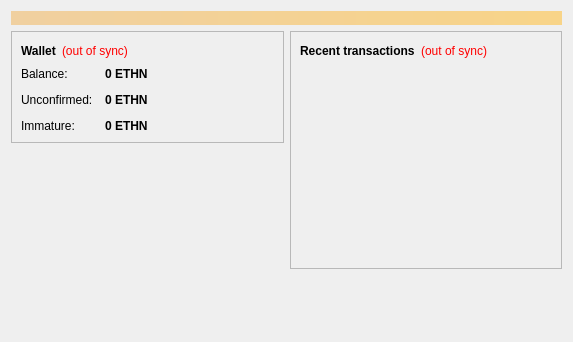
<?xml version="1.0" encoding="UTF-8"?>
<ui version="4.0">
 <class>OverviewPage</class>
 <widget class="QWidget" name="OverviewPage">
  <property name="geometry">
   <rect>
    <x>0</x>
    <y>0</y>
    <width>573</width>
    <height>342</height>
   </rect>
  </property>
  <property name="windowTitle">
   <string>Form</string>
  </property>
  <layout class="QVBoxLayout" name="topLayout">
   <item>
    <widget class="QLabel" name="labelAlerts">
     <property name="visible">
      <bool>false</bool>
     </property>
     <property name="styleSheet">
      <string notr="true">background-color: qlineargradient(x1: 0, y1: 0, x2: 1, y2: 0, stop:0 #F0D0A0, stop:1 #F8D488); color:#000000;</string>
     </property>
     <property name="wordWrap">
      <bool>true</bool>
     </property>
     <property name="margin">
      <number>3</number>
     </property>
    </widget>
   </item>
   <item>
    <layout class="QHBoxLayout" name="horizontalLayout" stretch="1,1">
     <item>
      <layout class="QVBoxLayout" name="verticalLayout_2">
       <item>
        <widget class="QFrame" name="frame">
         <property name="frameShape">
          <enum>QFrame::StyledPanel</enum>
         </property>
         <property name="frameShadow">
          <enum>QFrame::Raised</enum>
         </property>
         <layout class="QVBoxLayout" name="verticalLayout_4">
          <item>
           <layout class="QHBoxLayout" name="horizontalLayout_4">
            <item>
             <widget class="QLabel" name="label_5">
              <property name="font">
               <font>
                <weight>75</weight>
                <bold>true</bold>
               </font>
              </property>
              <property name="text">
               <string>Wallet</string>
              </property>
             </widget>
            </item>
            <item>
             <widget class="QLabel" name="labelWalletStatus">
              <property name="toolTip">
               <string>The displayed information may be out of date. Your wallet automatically synchronizes with the EthereumNano network after a connection is established, but this process has not completed yet.</string>
              </property>
              <property name="styleSheet">
               <string notr="true">QLabel { color: red; }</string>
              </property>
              <property name="text">
               <string notr="true">(out of sync)</string>
              </property>
              <property name="alignment">
               <set>Qt::AlignLeading|Qt::AlignLeft|Qt::AlignVCenter</set>
              </property>
             </widget>
            </item>
            <item>
             <spacer name="horizontalSpacer_2">
              <property name="orientation">
               <enum>Qt::Horizontal</enum>
              </property>
              <property name="sizeHint" stdset="0">
               <size>
                <width>40</width>
                <height>20</height>
               </size>
              </property>
             </spacer>
            </item>
           </layout>
          </item>
          <item>
           <layout class="QFormLayout" name="formLayout_2">
            <property name="fieldGrowthPolicy">
             <enum>QFormLayout::AllNonFixedFieldsGrow</enum>
            </property>
            <property name="horizontalSpacing">
             <number>12</number>
            </property>
            <property name="verticalSpacing">
             <number>12</number>
            </property>
            <item row="0" column="0">
             <widget class="QLabel" name="label">
              <property name="text">
               <string>Balance:</string>
              </property>
             </widget>
            </item>
            <item row="0" column="1">
             <widget class="QLabel" name="labelBalance">
              <property name="font">
               <font>
                <weight>75</weight>
                <bold>true</bold>
               </font>
              </property>
              <property name="cursor">
               <cursorShape>IBeamCursor</cursorShape>
              </property>
              <property name="toolTip">
               <string>Your current balance</string>
              </property>
              <property name="text">
               <string notr="true">0 ETHN</string>
              </property>
              <property name="textInteractionFlags">
               <set>Qt::LinksAccessibleByMouse|Qt::TextSelectableByKeyboard|Qt::TextSelectableByMouse</set>
              </property>
             </widget>
            </item>
            <item row="1" column="0">
             <widget class="QLabel" name="label_3">
              <property name="text">
               <string>Unconfirmed:</string>
              </property>
             </widget>
            </item>
            <item row="1" column="1">
             <widget class="QLabel" name="labelUnconfirmed">
              <property name="font">
               <font>
                <weight>75</weight>
                <bold>true</bold>
               </font>
              </property>
              <property name="cursor">
               <cursorShape>IBeamCursor</cursorShape>
              </property>
              <property name="toolTip">
               <string>Total of transactions that have yet to be confirmed, and do not yet count toward the current balance</string>
              </property>
              <property name="text">
               <string notr="true">0 ETHN</string>
              </property>
              <property name="textInteractionFlags">
               <set>Qt::LinksAccessibleByMouse|Qt::TextSelectableByKeyboard|Qt::TextSelectableByMouse</set>
              </property>
             </widget>
            </item>
            <item row="2" column="0">
             <widget class="QLabel" name="labelImmatureText">
              <property name="text">
               <string>Immature:</string>
              </property>
             </widget>
            </item>
            <item row="2" column="1">
             <widget class="QLabel" name="labelImmature">
              <property name="font">
               <font>
                <weight>75</weight>
                <bold>true</bold>
               </font>
              </property>
              <property name="toolTip">
               <string>Mined balance that has not yet matured</string>
              </property>
              <property name="text">
               <string notr="true">0 ETHN</string>
              </property>
              <property name="textInteractionFlags">
               <set>Qt::LinksAccessibleByMouse|Qt::TextSelectableByKeyboard|Qt::TextSelectableByMouse</set>
              </property>
             </widget>
            </item>
           </layout>
          </item>
         </layout>
        </widget>
       </item>
       <item>
        <spacer name="verticalSpacer">
         <property name="orientation">
          <enum>Qt::Vertical</enum>
         </property>
         <property name="sizeHint" stdset="0">
          <size>
           <width>20</width>
           <height>40</height>
          </size>
         </property>
        </spacer>
       </item>
      </layout>
     </item>
     <item>
      <layout class="QVBoxLayout" name="verticalLayout_3">
       <item>
        <widget class="QFrame" name="frame_2">
         <property name="frameShape">
          <enum>QFrame::StyledPanel</enum>
         </property>
         <property name="frameShadow">
          <enum>QFrame::Raised</enum>
         </property>
         <layout class="QVBoxLayout" name="verticalLayout">
          <item>
           <layout class="QHBoxLayout" name="horizontalLayout_2">
            <item>
             <widget class="QLabel" name="label_4">
              <property name="text">
               <string>&lt;b&gt;Recent transactions&lt;/b&gt;</string>
              </property>
             </widget>
            </item>
            <item>
             <widget class="QLabel" name="labelTransactionsStatus">
              <property name="toolTip">
               <string>The displayed information may be out of date. Your wallet automatically synchronizes with the EthereumNano network after a connection is established, but this process has not completed yet.</string>
              </property>
              <property name="styleSheet">
               <string notr="true">QLabel { color: red; }</string>
              </property>
              <property name="text">
               <string notr="true">(out of sync)</string>
              </property>
              <property name="alignment">
               <set>Qt::AlignRight|Qt::AlignTrailing|Qt::AlignVCenter</set>
              </property>
             </widget>
            </item>
            <item>
             <spacer name="horizontalSpacer">
              <property name="orientation">
               <enum>Qt::Horizontal</enum>
              </property>
              <property name="sizeHint" stdset="0">
               <size>
                <width>40</width>
                <height>20</height>
               </size>
              </property>
             </spacer>
            </item>
           </layout>
          </item>
          <item>
           <widget class="QListView" name="listTransactions">
            <property name="styleSheet">
             <string notr="true">QListView { background: transparent; }</string>
            </property>
            <property name="frameShape">
             <enum>QFrame::NoFrame</enum>
            </property>
            <property name="verticalScrollBarPolicy">
             <enum>Qt::ScrollBarAlwaysOff</enum>
            </property>
            <property name="horizontalScrollBarPolicy">
             <enum>Qt::ScrollBarAlwaysOff</enum>
            </property>
            <property name="selectionMode">
             <enum>QAbstractItemView::NoSelection</enum>
            </property>
           </widget>
          </item>
         </layout>
        </widget>
       </item>
       <item>
        <spacer name="verticalSpacer_2">
         <property name="orientation">
          <enum>Qt::Vertical</enum>
         </property>
         <property name="sizeHint" stdset="0">
          <size>
           <width>20</width>
           <height>40</height>
          </size>
         </property>
        </spacer>
       </item>
      </layout>
     </item>
    </layout>
   </item>
  </layout>
 </widget>
 <resources/>
 <connections/>
</ui>
